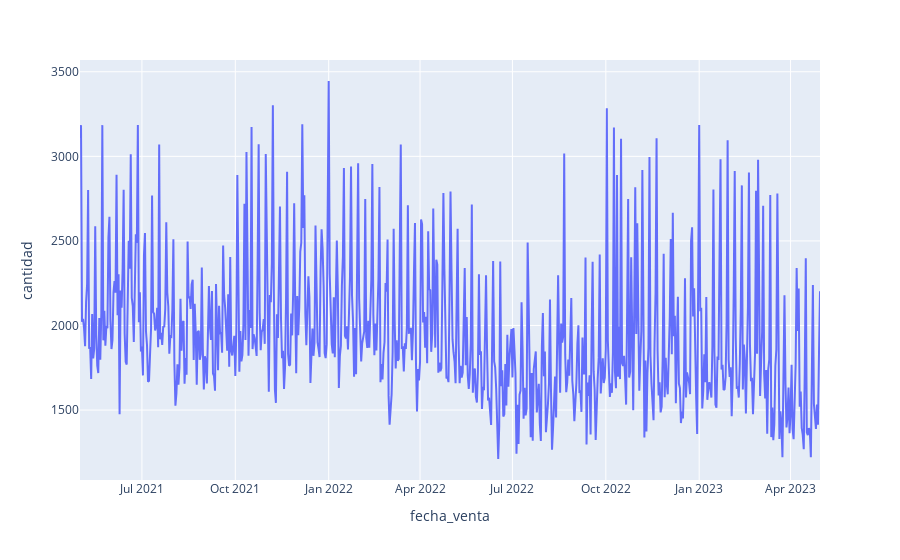

The code cell stored with this chart in its notebook:
### Markdown cell above
7. Crea un gráfico de la evolución temporal general de la variable "cantidad". Nota: Se debe de agrupar.

8. Crea un gráfico de la evolución temporal por familia de la variable "cantidad". Nota: Se debe de agrupar.

9. Crea un gráfico de la evolución temporal por artículo de la variable "cantidad". Nota: Se debe de agrupar.

10. Se que hay mucho ruido, pero ¿a simple vista crees que hay tendencia y/o estacionalidad en las series temporales anteriores?

### Code cell
# 7
# Evolución temporal general de la variable "cantidad"

group = df.groupby(pd.Grouper(key="fecha_venta", freq="1D"))["cantidad"].sum().reset_index()
fig = px.line(group, x="fecha_venta", y="cantidad")
fig.show()

### Figure 1 — Plotly figure (JSON) as saved in the notebook; plotly's stock layout.template omitted (floating-point values rounded to 4 significant figures; data arrays with more than 128 entries replaced by an {"elided": "..."} marker saying what was removed)
{"data": [{"hovertemplate": "fecha_venta=%{x}<br>cantidad=%{y}<extra></extra>", "legendgroup": "", "line": {"color": "#636efa", "dash": "solid"}, "marker": {"symbol": "circle"}, "mode": "lines", "name": "", "orientation": "v", "showlegend": false, "type": "scatter", "x": {"elided": "730 str values"}, "xaxis": "x", "y": {"elided": "730 float values"}, "yaxis": "y"}], "layout": {"legend": {"tracegroupgap": 0}, "margin": {"t": 60}, "xaxis": {"anchor": "y", "domain": [0, 1], "title": {"text": "fecha_venta"}}, "yaxis": {"anchor": "x", "domain": [0, 1], "title": {"text": "cantidad"}}}}
